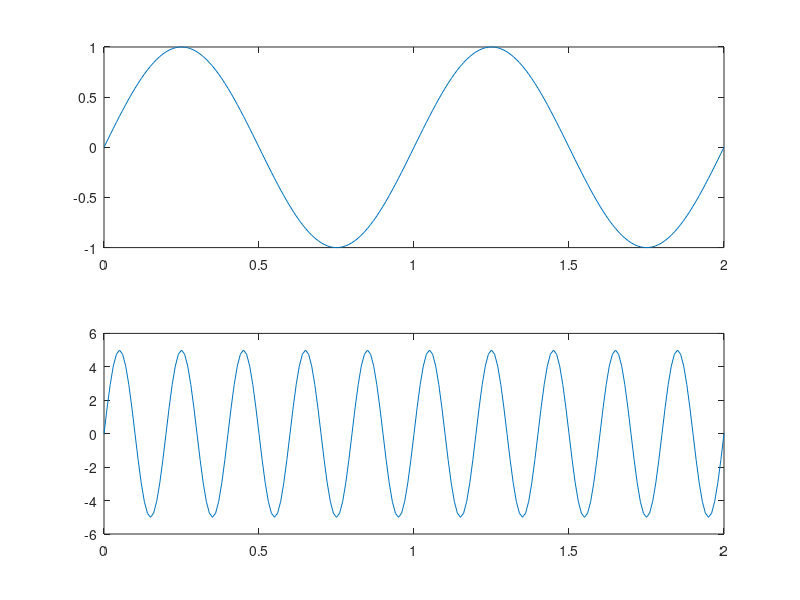

Here is the MATLAB script that generated this plot:
T=100;
t=0:1/T:2;
f1=5;
y1=sin(2*pi*t);
subplot(2,1,1)
plot(t,y1)

a=input('nilai pengali yang anda gunakan (> 1): ');
y1_kuat=a*sin(2*pi*t*f1);
subplot(2,1,2)
plot(t,y1_kuat)
